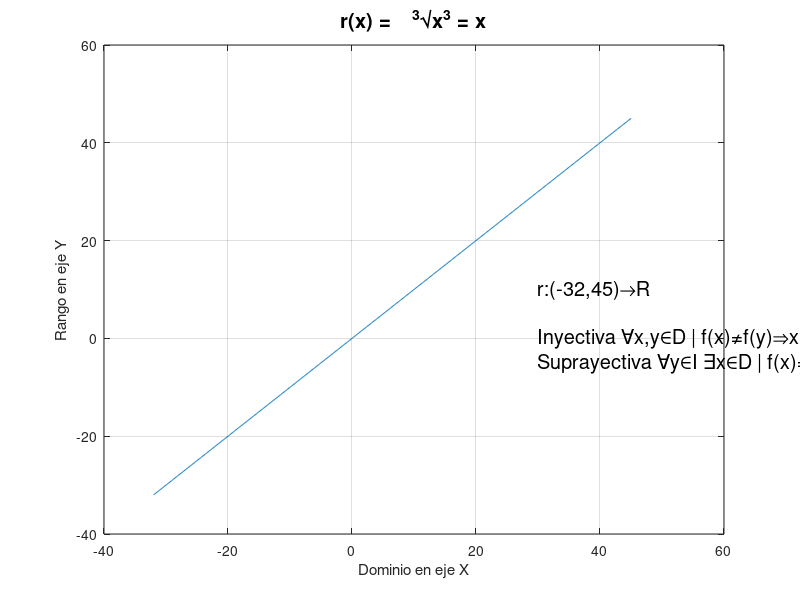

Reproduce this figure in MATLAB.
%Octave Script
%Title		    :Funcion inyectiva, biyectiva y suprayectiva
%Description	:Script que grafica funcion y clasifica
%Author	      :Sarai Lucas Nieto
%Date		      :20211116
% Version	    :4
% Usage		    :octave> /path/FuncionNum4_Cal.m
% Notes		    :Se requiere de la aplicacion Octave

clear
%Intervalo de funcion
x=-32:0.1:45;
% Funcion de la grafica
rx= x;
% Plotear funcion
plot(x, rx);
grid
% Titulo para la grafica
title(['\fontsize{20}r(x) = 	^{3}\surdx^3 = x']);
%Etiqueta para eje de las(x)
xlabel(['Dominio en eje X']);
%Etiqueta para eje de las (y)
ylabel(['Rango en eje Y']);

text(30,10,strcat('\fontsize{20}r:(-32,45){\rightarrow}R'));
text(30,0,strcat('\fontsize{20}Inyectiva \forallx,y\inD | f(x)\neqf(y)\Rightarrowx\neqy'));
text(30,-5,strcat('\fontsize{20}Suprayectiva \forally\inI \existsx\inD | f(x)=y'));

% Salidas impresas
f = 'r(x) = x';
fun = 'r:(-32,45)->R';
tipo = 'Biyectiva';
e = 'Es suprayectiva porque todos los elementos de la I h(x) tiene un valor en el dominio';
e2 = 'Es inyectiva porque a cada valor del dominio le corresponde uno diferente del rango';

disp('');
disp(['La funcion es tipo: ', num2str(f)]);
disp('');
disp([num2str(fun)]);
disp(['Esta es una funcion de tipo: ', num2str(tipo)]);
disp([num2str(e)]);
disp([num2str(e2)]);
disp('');